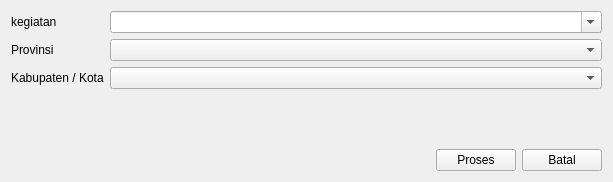
<?xml version="1.0" encoding="UTF-8"?>
<ui version="4.0">
 <class>Form</class>
 <widget class="QWidget" name="Form">
  <property name="geometry">
   <rect>
    <x>0</x>
    <y>0</y>
    <width>613</width>
    <height>182</height>
   </rect>
  </property>
  <property name="windowTitle">
   <string>Membuat Peta Bidang</string>
  </property>
  <layout class="QVBoxLayout" name="verticalLayout">
   <item>
    <layout class="QFormLayout" name="formLayout">
     <item row="0" column="0">
      <widget class="QLabel" name="label">
       <property name="text">
        <string>kegiatan</string>
       </property>
      </widget>
     </item>
     <item row="1" column="0">
      <widget class="QLabel" name="label_2">
       <property name="text">
        <string>Provinsi</string>
       </property>
      </widget>
     </item>
     <item row="2" column="0">
      <widget class="QLabel" name="label_3">
       <property name="text">
        <string>Kabupaten / Kota</string>
       </property>
      </widget>
     </item>
     <item row="1" column="1">
      <widget class="QComboBox" name="combo_provinsi"/>
     </item>
     <item row="2" column="1">
      <widget class="QComboBox" name="combo_kabupaten"/>
     </item>
     <item row="0" column="1">
      <widget class="QComboBox" name="combo_kegiatan">
       <property name="editable">
        <bool>true</bool>
       </property>
      </widget>
     </item>
    </layout>
   </item>
   <item>
    <layout class="QHBoxLayout" name="horizontalLayout">
     <item>
      <spacer name="horizontalSpacer">
       <property name="orientation">
        <enum>Qt::Horizontal</enum>
       </property>
       <property name="sizeHint" stdset="0">
        <size>
         <width>40</width>
         <height>20</height>
        </size>
       </property>
      </spacer>
     </item>
     <item>
      <widget class="QPushButton" name="btn_process">
       <property name="text">
        <string>Proses</string>
       </property>
      </widget>
     </item>
     <item>
      <widget class="QPushButton" name="btn_batal">
       <property name="text">
        <string>Batal</string>
       </property>
      </widget>
     </item>
    </layout>
   </item>
  </layout>
 </widget>
 <resources/>
 <connections/>
</ui>
